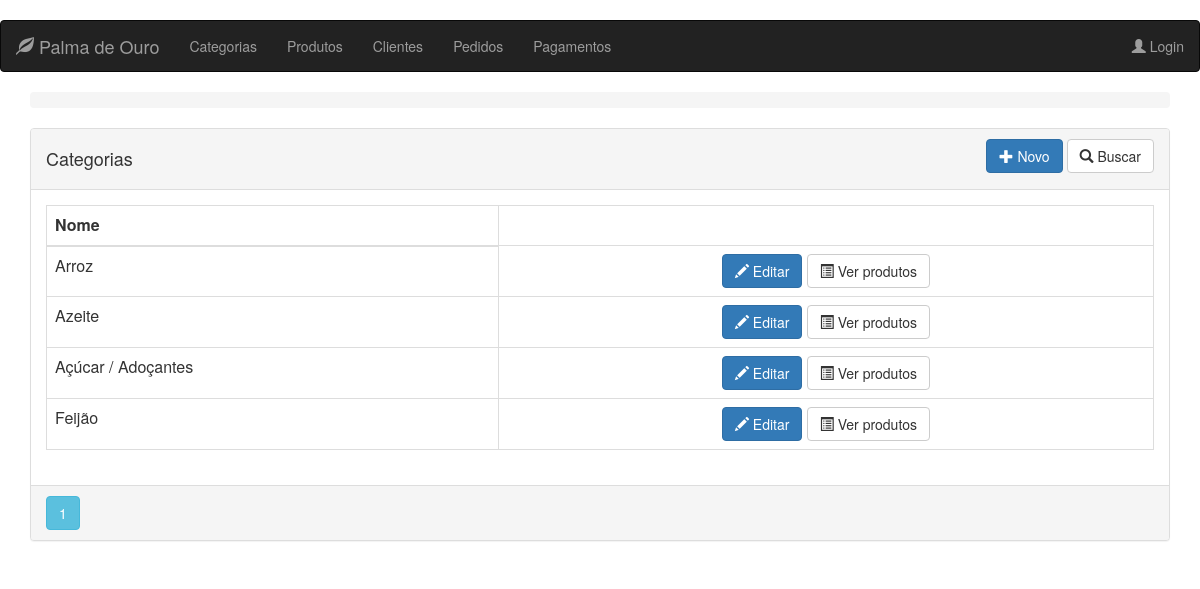
The page /category on the database its author committed.
### app/models.py (models this page shows, shortened)
class Category(db.Model):
    __tablename__ = 'categories'
    id = db.Column(db.Integer, primary_key=True)
    title = db.Column(db.String(32), index=True, nullable=False)

### app/routes/category/routes.py (the view)
@blueprint_category.route("/category", methods=['GET'])
@register_breadcrumb(blueprint_category, '.', 'Categorias')
def get_categories():
    page = request.args.get('page', 1, type=int)
    categories = Category.query.order_by(Category.title).paginate(page=page, per_page=10)
    return render_template('category/list.html', categories=categories)

### app/templates/category/list.html
{% extends "base.html" %}
{% block page_content %}
<div class="panel panel-default">
    <div class="panel-heading">
        <div class="row">
            <div class="col col-xs-6">
                <h4>Categorias</h4>
            </div>
            <div class="col col-xs-6 text-right">
                <a href="{{ url_for('blueprint_category.new_category') }}"
                   class="btn btn-primary">
                    <span class="glyphicon glyphicon-plus"></span>
                    Novo
                </a>
                <a href="{{ url_for('blueprint_category.search_category') }}"
                   class="btn btn-default">
                    <span class="glyphicon glyphicon-search"></span>
                    Buscar
                </a>
            </div>
            <div class="btn-group col-md-4 text-right">
            </div>
        </div>
    </div>
    <div class="panel-body">
        <table class="table table-bordered">
            <thead>
                <tr>
                    <th>Nome</th>
                </tr>
            </thead>
            <tbody>
                {% for category in categories.items %}
                <tr>
                    <td>{{ category.title }}</td>
                    <td align="center">
                        <a href="{{ url_for('blueprint_category.update_category',id=category.id) }}"
                           class="btn btn-primary">
                            <span class="glyphicon glyphicon-pencil" aria-hidden="true"></span> Editar
                        </a>
                        <a href="{{ url_for('blueprint_category.products_of',id=category.id) }}"
                           class="btn btn-default">
                            <span class="glyphicon glyphicon-list-alt" aria-hidden="true"></span> Ver produtos
                        </a>
                    </td>
                </tr>
                {% endfor %}
            </tbody>
        </table>
    </div>
    <div class="panel-footer p-0">
        {% for page_number in categories.iter_pages(left_edge=1,right_edge=1,left_current=1,right_current=2) %}
        {% if page_number %}
        {% if categories.page == page_number %}
        <a class="btn btn-info mb-4"
           href="{{ url_for('blueprint_category.get_categories',page=page_number) }}">{{ page_number }}</a>
        {% else %}
        <a class="btn btn-outline-info mb-4"
           href="{{ url_for('blueprint_category.get_categories',page=page_number) }}">{{ page_number }}</a>
        {% endif %}
        {% else %}
        ...
        {% endif %}
        {% endfor %}
    </div>
</div>
{% endblock %}

### rows shown on the page
Category: title "Arroz"
Category: title "Azeite"
Category: title "Açúcar / Adoçantes"
Category: title "Feijão"

### other values the page prints
{{ page_number }} "1"
